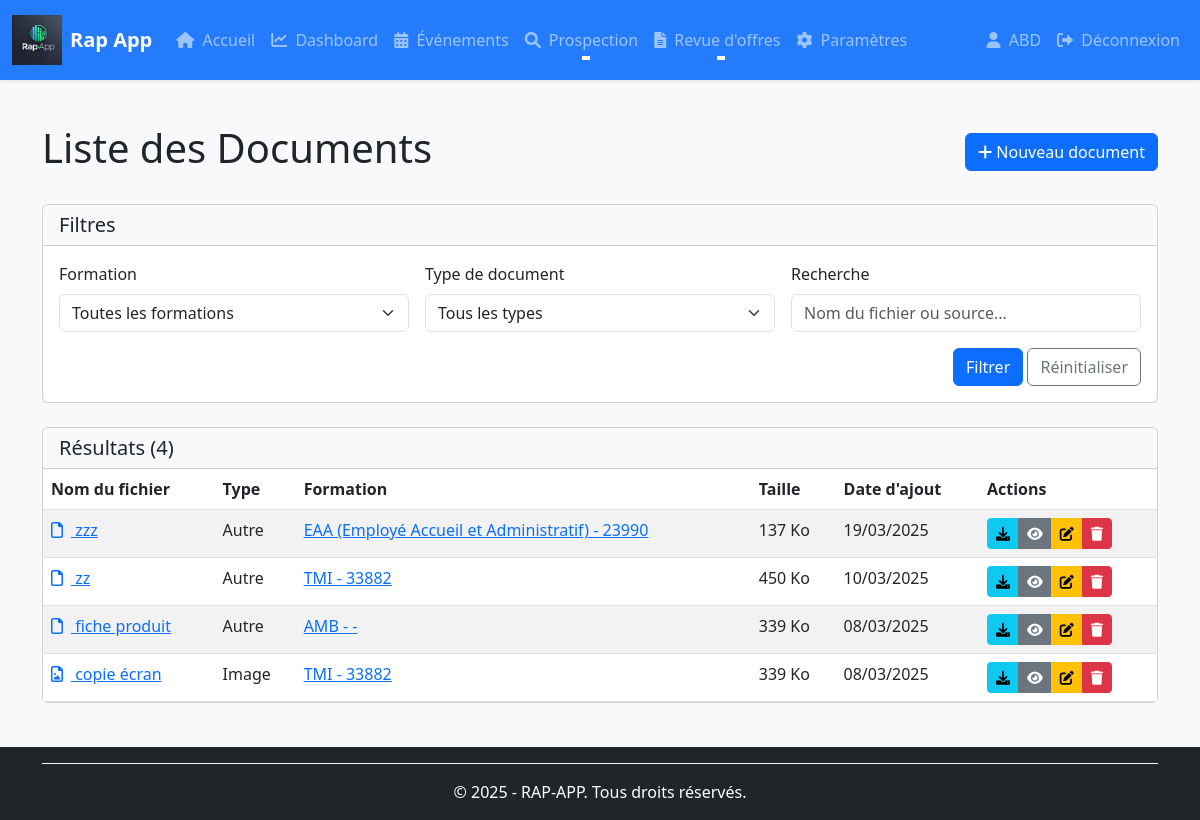
Page /documents/ (signed in) on the committed database.
### rap_app/models/documents.py (models this page shows, shortened)
class Document(BaseModel):
    PDF = 'pdf'
    IMAGE = 'image'
    CONTRAT = 'contrat'
    AUTRE = 'autre'
    TYPE_DOCUMENT_CHOICES = [
        (PDF, 'PDF'),
        (IMAGE, 'Image'),
        (CONTRAT, 'Contrat signé'),
        (AUTRE, 'Autre'),
    ]
    formation = models.ForeignKey(Formation, on_delete=models.CASCADE, related_name="documents",  verbose_name="Formation associée")
    nom_fichier = models.CharField(max_length=255, verbose_name="Nom du fichier",db_index=True)
    fichier = models.FileField(upload_to='formations/documents/', verbose_name="Fichier")
    source = models.TextField(null=True, blank=True, verbose_name="Source du document")
    type_document = models.CharField( max_length=20, choices=TYPE_DOCUMENT_CHOICES, default=AUTRE,verbose_name="Type de document")
    taille_fichier = models.PositiveIntegerField(null=True,blank=True, verbose_name="Taille du fichier (Ko)")
    utilisateur = models.ForeignKey(User, on_delete=models.SET_NULL, null=True)
    class Meta:
        verbose_name = "Document"
        verbose_name_plural = "Documents"
        ordering = ['-created_at']
        indexes = [
            models.Index(fields=['nom_fichier']),  # Index pour la recherche rapide
        ]

### rap_app/models/formations.py (models this page shows, shortened)
class Formation(BaseModel):
    nom = models.CharField(max_length=255, verbose_name="Nom de la formation")
    centre = models.ForeignKey(Centre, on_delete=models.CASCADE, related_name='formations', verbose_name="Centre de formation")
    type_offre = models.ForeignKey(TypeOffre, on_delete=models.CASCADE, related_name="formations", verbose_name="Type d'offre")
    statut = models.ForeignKey(Statut, on_delete=models.CASCADE, related_name="formations", verbose_name="Statut de la formation")
    start_date = models.DateField(null=True, blank=True, verbose_name="Date de début")
    end_date = models.DateField(null=True, blank=True, verbose_name="Date de fin")
    num_kairos = models.CharField(max_length=50, null=True, blank=True, verbose_name="Numéro Kairos")
    num_offre = models.CharField(max_length=50, null=True, blank=True, verbose_name="Numéro de l'offre")
    num_produit = models.CharField(max_length=50, null=True, blank=True, verbose_name="Numéro du produit")
    prevus_crif = models.PositiveIntegerField(default=0, verbose_name="Places prévues CRIF")
    prevus_mp = models.PositiveIntegerField(default=0, verbose_name="Places prévues MP")
    inscrits_crif = models.PositiveIntegerField(default=0, verbose_name="Inscrits CRIF")
    inscrits_mp = models.PositiveIntegerField(default=0, verbose_name="Inscrits MP")
    assistante = models.CharField(max_length=255, null=True, blank=True, verbose_name="Assistante")
    cap = models.PositiveIntegerField(null=True, blank=True, verbose_name="Capacité maximale")
    convocation_envoie = models.BooleanField(default=False, verbose_name="Convocation envoyée")
    entresformation = models.PositiveIntegerField(default=0, verbose_name="Entrées en formation")
    nombre_candidats = models.PositiveIntegerField(default=0, verbose_name="Nombre de candidats")
    nombre_entretiens = models.PositiveIntegerField(default=0, verbose_name="Nombre d'entretiens")
    nombre_evenements = models.PositiveIntegerField(default=0, verbose_name="Nombre d'événements")
    dernier_commentaire = models.TextField(null=True, blank=True, verbose_name="Dernier commentaire")
    partenaires = models.ManyToManyField(Partenaire, related_name="formations", verbose_name="Partenaires", blank=True)
    utilisateur = models.ForeignKey(User, on_delete=models.SET_NULL, null=True, blank=True,related_name="formations_creees",verbose_name="Créé par" )
    objects = FormationManager()
    class Meta:
        verbose_name = "Formation"
        verbose_name_plural = "Formations"
        ordering = ['-start_date', 'nom']
        indexes = [
            models.Index(fields=['start_date']),
            models.Index(fields=['end_date']),
            models.Index(fields=['nom']),
        ]

### rap_app/views/documents_views.py (the view)
# urls.py: path('documents/', documents_views.DocumentListView.as_view(), name='document-list'),
class DocumentListView(BaseListView):
    model = Document
    context_object_name = 'documents'
    template_name = 'documents/document_list.html'
    def get_queryset(self):
        queryset = super().get_queryset().select_related('formation')
        formation_id = self.request.GET.get('formation')
        if formation_id:
            queryset = queryset.filter(formation_id=formation_id)
        type_doc = self.request.GET.get('type_document')
        if type_doc:
            queryset = queryset.filter(type_document=type_doc)
        q = self.request.GET.get('q')
        if q:
            queryset = queryset.filter(
                Q(nom_fichier__icontains=q) |
                Q(source__icontains=q)
            )
        return queryset
    def get_context_data(self, **kwargs):
        context = super().get_context_data(**kwargs)
        context['filters'] = {
            'formation': self.request.GET.get('formation', ''),
            'type_document': self.request.GET.get('type_document', ''),
            'q': self.request.GET.get('q', ''),
        }
        context['formations'] = Formation.objects.all()
        context['types_document'] = Document.TYPE_DOCUMENT_CHOICES
        return context

### rap_app/templates/documents/document_list.html (shortened to what this page needs)
{% extends 'base.html' %}
{% load static %}
{% block content %}
<div class="container mt-4">
    <div class="d-flex justify-content-between align-items-center mb-4">
        <h1>Liste des Documents</h1>
        <a href="{% url 'document-create' %}" class="btn btn-primary">
            <i class="fas fa-plus"></i> Nouveau document
        </a>
    </div>
    <div class="card mb-4">
        <div class="card-header bg-light">
            <h5 class="mb-0">Filtres</h5>
        </div>
        <div class="card-body">
            <form method="get" class="row g-3">
                <div class="col-md-4">
                    <label for="formation" class="form-label">Formation</label>
                    <select name="formation" id="formation" class="form-select">
                        <option value="">Toutes les formations</option>
                    </select>
                </div>
                <div class="col-md-4">
                    <label for="type_document" class="form-label">Type de document</label>
                    <select name="type_document" id="type_document" class="form-select">
                        <option value="">Tous les types</option>
                    </select>
                </div>
                <div class="col-md-4">
                    <label for="q" class="form-label">Recherche</label>
                    <input type="text" class="form-control" id="q" name="q" value="{{ filters.q }}" placeholder="Nom du fichier ou source...">
                </div>
                <div class="col-12 text-end">
                    <button type="submit" class="btn btn-primary">Filtrer</button>
                    <a href="{% url 'document-list' %}" class="btn btn-outline-secondary">Réinitialiser</a>
                </div>
            </form>
        </div>
    </div>
    <div class="card">
        <div class="card-header bg-light">
            <div class="d-flex justify-content-between align-items-center">
                <h5 class="mb-0">Résultats ({{ documents|length }})</h5>
            </div>
        </div>
        <div class="card-body p-0">
            {% if documents %}
                <div class="table-responsive">
                    <table class="table table-hover table-striped mb-0">
                        <thead>
                            <tr>
                                <th>Nom du fichier</th>
                                <th>Type</th>
                                <th>Formation</th>
                                <th>Taille</th>
                                <th>Date d'ajout</th>
                                <th>Actions</th>
                            </tr>
                        </thead>
                        <tbody>
                            {% for document in documents %}
                                <tr>
                                    <td>
                                        <a href="{{ document.fichier.url }}" target="_blank">
                                            <i class="far {% if document.type_document == 'pdf' %}fa-file-pdf{% elif document.type_document == 'image' %}fa-file-image{% elif document.type_document == 'contrat' %}fa-file-contract{% else %}fa-file{% endif %} me-2"></i>
                                            {{ document.nom_fichier }}
                                        </a>
                                    </td>
                                    <td>{{ document.get_type_document_display }}</td>
                                    <td>
                                        <a href="{% url 'formation-detail' document.formation.id %}">
                                            {{ document.formation.nom }} - {{ document.formation.num_offre|default:"-" }}
                                        </a>
                                    </td>
                                    <td>
                                        {% if document.taille_fichier %}
                                            {% if document.taille_fichier > 1024 %}
                                                {{ document.taille_fichier|divisibleby:"1024"|floatformat:2 }} Mo
                                            {% else %}
                                                {{ document.taille_fichier }} Ko
                                            {% endif %}
                                        {% else %}
                                            --
                                        {% endif %}
                                    </td>
                                    <td>{{ document.created_at|date:"d/m/Y" }}</td>
                                    <td>
                                        <div class="btn-group btn-group-sm">
                                            <a href="{{ document.fichier.url }}" target="_blank" class="btn btn-info" title="Télécharger">
                                                <i class="fas fa-download"></i>
                                            </a>
                                            <a href="{% url 'document-detail' document.id %}" class="btn btn-secondary" title="Détails">
                                                <i class="fas fa-eye"></i>
                                            </a>
                                            <a href="{% url 'document-update' document.id %}" class="btn btn-warning" title="Modifier">
                                                <i class="fas fa-edit"></i>
                                            </a>
                                            <a href="{% url 'document-delete' document.id %}" class="btn btn-danger" title="Supprimer">
                                                <i class="fas fa-trash"></i>
                                            </a>
                                        </div>
                                    </td>
                                </tr>
                            {% endfor %}
                        </tbody>
                    </table>
                </div>
            {% else %}
                <div class="text-center py-4">
                    <p class="text-muted">Aucun document trouvé.</p>
                </div>
            {% endif %}
        </div>
    </div>
</div>
{% endblock %}

### rap_app/templates/composants/navbar.html (shortened to what this page needs)
{% load static %}
<nav class="navbar navbar-expand-lg navbar-dark bg-primary shadow-sm sticky-top" id="mainNavbar">
  <div class="container-fluid">
    <a class="navbar-brand d-flex align-items-center" href="{% url 'home' %}">
      <img src="{% static 'images/logo.png' %}" alt="Logo Rap App" class="navbar-logo me-2">
      <span class="fw-bold">Rap App</span>
    </a>
    <div class="collapse navbar-collapse" id="navbarNav">
      <ul class="navbar-nav me-auto mb-2 mb-lg-0">
        <li class="nav-item"><a class="nav-link" href="{% url 'home' %}"><i class="fas fa-home me-1"></i> Accueil</a></li>
        <li class="nav-item"><a class="nav-link" href="{% url 'dashboard' %}"><i class="fas fa-chart-line me-1"></i> Dashboard</a></li>
        <li class="nav-item"><a class="nav-link" href="{% url 'evenement-list' %}"><i class="fas fa-calendar-alt me-1"></i> Événements</a></li>
        <li class="nav-item dropdown">
          <a class="nav-link dropdown-toggle" href="#" id="prospectionDropdown" role="button" data-bs-toggle="dropdown" aria-expanded="false">
            <i class="fas fa-search me-1"></i> Prospection
          </a>
        </li>
        <li class="nav-item dropdown">
          <a class="nav-link dropdown-toggle" href="#" id="revueOffresDropdown" role="button" data-bs-toggle="dropdown" aria-expanded="false">
            <i class="fas fa-file-alt me-1"></i> Revue d'offres
          </a>
        </li>
        <li class="nav-item"><a class="nav-link" href="{% url 'parametres' %}"><i class="fas fa-cog me-1"></i> Paramètres</a></li>
      </ul>
      <ul class="navbar-nav ms-auto mb-2 mb-lg-0">
        {% if user.is_authenticated %}
          <li class="nav-item">
            <a class="nav-link" href="{% url 'user-profile' %}"><i class="fas fa-user me-1"></i> {{ user.username }}</a>
          </li>
          <li class="nav-item">
            <a class="nav-link" href="{% url 'logout' %}"><i class="fas fa-sign-out-alt me-1"></i> Déconnexion</a>
          </li>
        {% else %}
          <li class="nav-item">
            <a class="nav-link" href="{% url 'login' %}"><i class="fas fa-sign-in-alt me-1"></i> Connexion</a>
          </li>
        {% endif %}
      </ul>
    </div>
  </div>
</nav>

### rap_app/templates/base.html (style rules this page uses)
:root { --primary-color: #007bff; --primary-hover-color: #0056b3; --navbar-height: 80px; --background-color: #f8f9fa; }
body { background-color: var(--background-color); display: flex; flex-direction: column; min-height: 100vh; }
.navbar { position: fixed; top: 0; left: 0; right: 0; z-index: 101; height: var(--navbar-height); }
.navbar-logo { height: 60px; width: auto; max-height: 100%; }

### rap_app/templates/composants/navbar.html (style rules this page uses)
.navbar-logo { height: 50px; width: auto; max-height: 100%; }
.navbar { min-height: 80px; transition: background-color 0.3s ease-in-out, box-shadow 0.3s ease-in-out; background-color: rgba(13, 110, 253, 0.9) !important; }
.navbar .nav-link { font-weight: 500; transition: color 0.2s, transform 0.2s; position: relative; }
.navbar .nav-link::after { content: ''; position: absolute; width: 0; height: 2px; background: #ffd; bottom: 0; left: 50%; transform: translateX(-50%); transition: width 0.3s ease; }

### rows in the picture
Document: nom_fichier "zzz", type_document "Autre", formation.nom "EAA (Employé Accueil et Administratif)", formation.num_offre "23990", taille_fichier "137", created_at "19/03/2025"
Document: nom_fichier "zz", type_document "Autre", formation.nom "TMI", formation.num_offre "33882", taille_fichier "450", created_at "10/03/2025"
Document: nom_fichier "fiche produit", type_document "Autre", formation.nom "AMB", formation.num_offre "-", taille_fichier "339", created_at "08/03/2025"
Document: nom_fichier "copie écran", type_document "Image", formation.nom "TMI", formation.num_offre "33882", taille_fichier "339", created_at "08/03/2025"

### other values in the picture
{{ user.username }} "ABD"
{{ documents|length }} "4"
